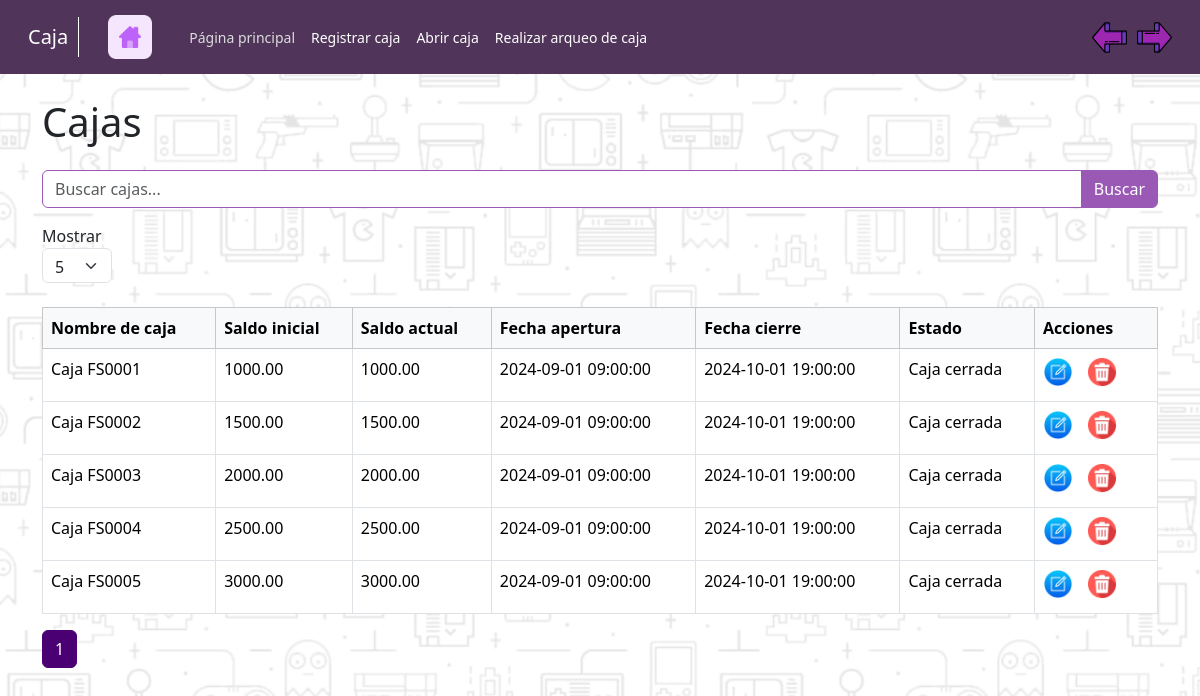
Screenshot of /app/Caja/InicioCaja.php (signed in) with the database file from the repository.
### tables this page shows
CREATE TABLE tb_caja (
    idCaja INT PRIMARY KEY AUTO_INCREMENT,
    nombreCaja VARCHAR(50),
    saldoInicialCaja DECIMAL(14,2),
    saldoActualCaja DECIMAL(14,2),
    fechaAperturaCaja DATETIME,
    fechaCierreCaja DATETIME,
    estado_caja_id INT,
    montoArqueoCaja DECIMAL(20,4),
    FOREIGN KEY (estado_caja_id) REFERENCES tb_estados_logicos(idEstLog)
);

CREATE TABLE tb_estados_logicos (
    idEstLog INT PRIMARY KEY AUTO_INCREMENT,
    nombreEstLog VARCHAR(50)
);

### app/Caja/mostrarTablaCaja.php (called while the page is built)
<?php
function obtenerCajas($inicio, $registros_por_pagina, $search) {
    global $conection;
    $search = mysqli_real_escape_string($conection, $search);
    $query = "
    SELECT
        tb_caja.idCaja,
        tb_caja.nombreCaja,
        tb_caja.saldoInicialCaja,
        tb_caja.saldoActualCaja,
        tb_caja.fechaAperturaCaja,
        tb_caja.fechaCierreCaja,
        tb_caja.estado_caja_id,
        tb_estados_logicos.nombreEstLog
    FROM
        tb_caja
    LEFT JOIN
        tb_estados_logicos ON tb_caja.estado_caja_id = tb_estados_logicos.idEstLog
    WHERE
        tb_caja.nombreCaja LIKE '%$search%'
    LIMIT $inicio, $registros_por_pagina
    ";
    $result = mysqli_query($conection, $query);
    $cajas = [];
    if ($result) {
        while ($row = mysqli_fetch_assoc($result)) {
            $cajas[] = $row;
        }
    } else {
        error_log("Error en la consulta: " . mysqli_error($conection));
    }
    return $cajas;
}
?>

### app/Caja/InicioCaja.php (the view, shortened to what this page needs)
<?php
include_once '../modelos/conexion.php';
include_once '../controladores/Paginador.php';
include_once 'mostrarTablaCaja.php';
$pagina_actual = isset($_GET['page']) ? (int)$_GET['page'] : 1;
$registros_por_pagina = isset($_GET['num_registros']) ? (int)$_GET['num_registros'] : 5;
$search = isset($_GET['search']) ? $_GET['search'] : '';
$search = mysqli_real_escape_string($conection, $search);
$query_count = "
    SELECT COUNT(*) AS total
    FROM tb_caja c
    LEFT JOIN tb_estados_logicos e ON c.estado_caja_id = e.idEstLog
    WHERE c.nombreCaja LIKE '%$search%'
";
$result_count = mysqli_query($conection, $query_count);
$total_registros = mysqli_fetch_assoc($result_count)['total'];
$paginador = new Paginador($pagina_actual, $total_registros, $registros_por_pagina);
?>
<!DOCTYPE html>
<html lang="es">
<head>
    <link href="https://cdn.jsdelivr.net/npm/bootstrap@5.3.3/dist/css/bootstrap.min.css" rel="stylesheet">
    <link rel="stylesheet" href="../assets/css/style_productos_vw.css">
    <link rel="stylesheet" href="../assets/css/style_nav_module.css">
</head>
<body>
   <?php include 'MenuNavegacionCaja.php'; ?>
    <div class="container mt-4">
        <h1 class="mb-4">Cajas</h1>
        <form method="GET" action="InicioCaja.php" class="mb-4">
            <div class="input-group mb-3">
                <input type="text" class="form-control" name="search" placeholder="Buscar cajas..." value="<?php echo htmlspecialchars($search); ?>">
                <button class="btn btn-primary" type="submit">Buscar</button>
            </div>
            <div class="form-group">
                <label for="num_registros">Mostrar</label>
                <select id="num_registros" name="num_registros" class="form-select custom-select" onchange="this.form.submit()" style="width: 70px; height: 35px;">
                    <option value="5" <?php echo $registros_por_pagina == 5 ? 'selected' : ''; ?>>5</option>
                </select>
            </div>
        </form>
        <table class="table table-bordered table-hover">
            <thead class="table-light">
                <tr>
                    <th>Nombre de caja</th>
                    <th>Saldo inicial</th>
                    <th>Saldo actual</th>
                    <th>Fecha apertura</th>
                    <th>Fecha cierre</th>
                    <th>Estado</th>
                    <th>Acciones</th>
                </tr>
            </thead>
            <tbody>
    <?php
        $inicio = ($pagina_actual - 1) * $registros_por_pagina;
        $cajas = obtenerCajas($inicio, $registros_por_pagina, $search);
        foreach ($cajas as $caja) {
            echo "<tr>";
            echo "<td>{$caja['nombreCaja']}</td>";
            echo "<td>{$caja['saldoInicialCaja']}</td>";
            echo "<td>{$caja['saldoActualCaja']}</td>";
            echo "<td>{$caja['fechaAperturaCaja']}</td>";
            echo "<td>{$caja['fechaCierreCaja']}</td>";
            echo "<td>{$caja['nombreEstLog']}</td>";
            echo "<td>
                <button type='button' class='btn-img edit-button' data-id='{$caja['idCaja']}'>
                    <img src='../assets/img/boton-editar.ico' alt='Editar'>
                </button>
                <button type='button' class='btn-img delete-button' data-id='{$caja['idCaja']}'>
                    <img src='../assets/img/boton-eliminar.ico' alt='Eliminar'>
                </button>
            </td>";
            echo "</tr>";
        }
        ?>
        </tbody>
        </table>
        <nav aria-label="Page navigation">
            <?php echo $paginador->mostrar_paginacion(); ?>
        </nav>
    </div>
</body>
</html>

### app/assets/css/style_productos_vw.css (style rules this page uses)
body { background: url('../img/background-black.png') no-repeat center center fixed; background-size: cover; }
.form-control { border-color: #9b59b6; }
.btn-img { padding: 0; width: 30px; height: 30px; border: none; background: none; display: inline-flex; justify-content: center; align-items: center; margin-right: 10px; }
.btn-img img { width: 100%; height: 100%; object-fit: contain; }
.btn-primary { background-color: #9b59b6; border-color: #9b59b6; color: #ffffff; }

### rows the page displays
tb_caja: nombreCaja "Caja FS0001", saldoInicialCaja "1000.00", saldoActualCaja "1000.00", fechaAperturaCaja "2024-09-01 09:00:00", fechaCierreCaja "2024-10-01 19:00:00", estado_caja.nombreEstLog "Caja cerrada"
tb_caja: nombreCaja "Caja FS0002", saldoInicialCaja "1500.00", saldoActualCaja "1500.00", fechaAperturaCaja "2024-09-01 09:00:00", fechaCierreCaja "2024-10-01 19:00:00", estado_caja.nombreEstLog "Caja cerrada"
tb_caja: nombreCaja "Caja FS0003", saldoInicialCaja "2000.00", saldoActualCaja "2000.00", fechaAperturaCaja "2024-09-01 09:00:00", fechaCierreCaja "2024-10-01 19:00:00", estado_caja.nombreEstLog "Caja cerrada"
tb_caja: nombreCaja "Caja FS0004", saldoInicialCaja "2500.00", saldoActualCaja "2500.00", fechaAperturaCaja "2024-09-01 09:00:00", fechaCierreCaja "2024-10-01 19:00:00", estado_caja.nombreEstLog "Caja cerrada"
tb_caja: nombreCaja "Caja FS0005", saldoInicialCaja "3000.00", saldoActualCaja "3000.00", fechaAperturaCaja "2024-09-01 09:00:00", fechaCierreCaja "2024-10-01 19:00:00", estado_caja.nombreEstLog "Caja cerrada"
